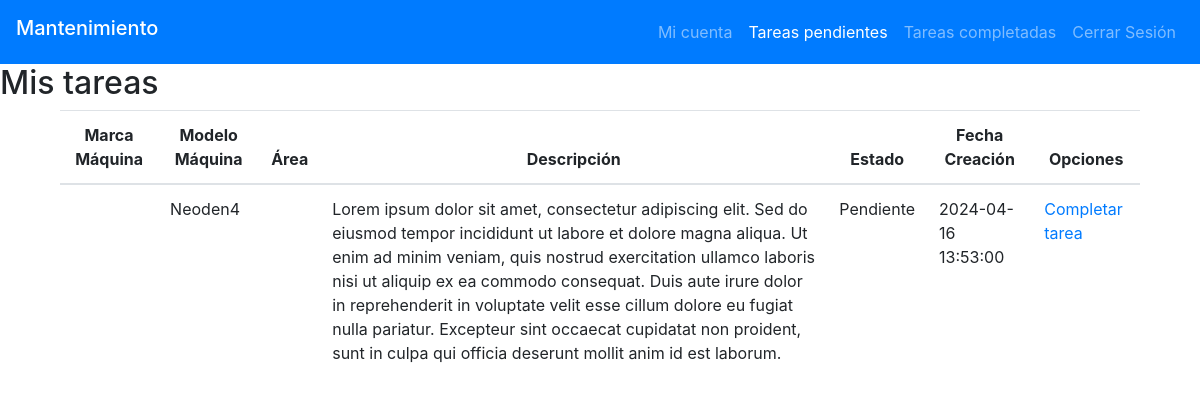
The page /page_plastInnova/colab/tasks.php (signed in) on the database as committed earlier.
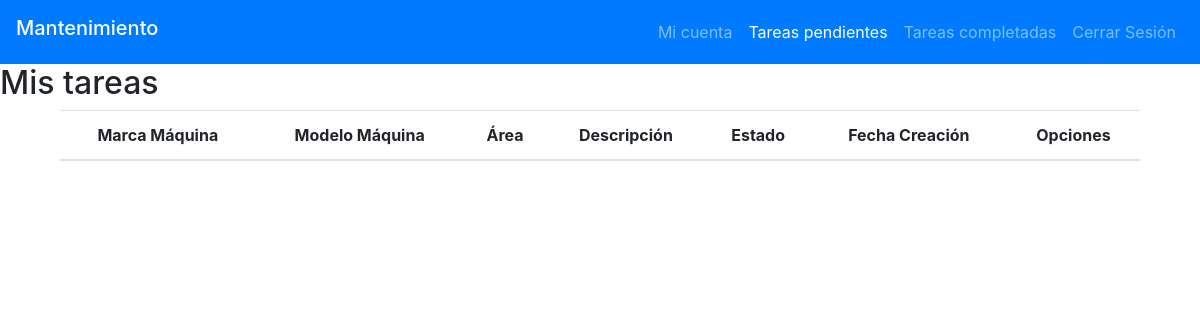
The same page on the database as committed later.
### tables this page shows
CREATE TABLE `machines` (
  `id` int(11) NOT NULL,
  `state` varchar(10) NOT NULL,
  `brand` varchar(30) NOT NULL,
  `model` varchar(30) NOT NULL,
  `serial_number` varchar(60) NOT NULL,
  `machine_number` int(10) NOT NULL,
  `description` varchar(60) NOT NULL,
  `technical_sheet` varchar(60) NOT NULL,
  `image_path` varchar(50) NOT NULL,
  `id_area` varchar(20) NOT NULL
);

CREATE TABLE `tasks` (
  `id` int(20) NOT NULL,
  `state` varchar(10) NOT NULL,
  `priority` varchar(10) NOT NULL,
  `id_area` varchar(20) NOT NULL,
  `id_machine` int(11) NOT NULL,
  `id_collaborator` int(11) NOT NULL,
  `creation_task` datetime NOT NULL,
  `finalization_task` datetime NOT NULL,
  `description_task` text NOT NULL,
  `job_description` text NOT NULL,
  `images_job` varchar(60) NOT NULL,
  `images_task` varchar(60) NOT NULL,
  `assigned` varchar(5) NOT NULL
);

### htdocs/page_plastInnova/colab/tasks.php (the view, shortened to what this page needs)
<?php
    include("../php/connect.php");
    $query1 = "SELECT *
            FROM tasks T
            WHERE T.id_collaborator = '" . $_SESSION['id'] . "'
            AND T.state='active'
            AND T.assigned='Yes'";
    $data1 = $conn->query($query1);
?>
<!DOCTYPE html>
<html lang="es">
<head>
    <link rel="stylesheet" href="https://cdn.jsdelivr.net/npm/bootstrap@4.5.3/dist/css/bootstrap.min.css">
</head>
<body>
    <header>
        <nav class="navbar navbar-expand-lg navbar-dark bg-primary">
            <h2 class="navbar-brand">Mantenimiento</h2>
            <section class="collapse navbar-collapse" id="navbarNav">
            <ul class="navbar-nav ml-auto">
                    <li class="nav-item">
                        <a class="nav-link" href="personal_page.php">Mi cuenta</a>
                    </li>
                    <li class="nav-item active">
                        <a class="nav-link" href="tasks.php">Tareas pendientes</a>
                    </li>
                    <li class="nav-item">
                        <a class="nav-link" href="tasks_completed.php">Tareas completadas</a>
                    </li>
                    <li class="nav-item">
                        <a class="nav-link" href="../php/close_sesion.php">Cerrar Sesión</a>
                    </li>
                </ul>
            </section>
        </nav>
    </header>
    <section id="tasks_list">
        <h2>Mis tareas</h2>
        <section class="container">
            <section class="col-sm-12 col-md-12 col-lg-12">
                <section class="table-responsive table-hover" id="tablaConsulta">
                    <table class="table">
                        <thead class="text.muted">
                            <th class="text-center">Marca Máquina</th>
                            <th class="text-center">Modelo Máquina</th>
                            <th class="text-center">Área</th>
                            <th class="text-center">Descripción</th>
                            <th class="text-center">Estado</th>
                            <th class="text-center">Fecha Creación</th>
                            <th class="text-center">Opciones</th>
                        </thead>
                        <tbody>
                            <tr>
                                <?php while($row1 = $data1->fetch_assoc()){
                                    $query2 = "SELECT *
                                    FROM machines M
                                    WHERE M.id = '" . $row1['id_machine'] . "'";
                                $data2 = mysqli_query($conn, $query2);
                                while($row2 = mysqli_fetch_array($data2) ){
                                ?>
                                <td><?php echo $row2['marca'];?></td>
                                <td><?php echo $row2['model'];?></td>
                                <td><?php echo $row1['area'];?></td>
                                <td><?php echo $row1['description_task'];?></td>
                                <td><?php echo ($row1['state'] == 'active') ? "Pendiente" : $row1['state'];?></td>
                                <td><?php echo $row1['creation_task'];?></td>
                                <td><a href="<?php echo "../form_task_complete.php?id-task=".$row1['id']."&name-machine=".$row2['model']."&id-machine=".$row2['id']?>">Completar tarea</a></td>
                            </tr>
                                <?php }}?>
                        </tbody>
                    </table>
                </section>
            </section>
        </section>
    </section>
</body>
</html>

Rows that differ between the two databases and show on the page:
removed tasks: description_task "Lorem ipsum dolor sit amet, consectetur adipiscing elit. Sed do eiusmod tempor incididunt ut labore et dolore magna aliqua. Ut enim ad minim veniam, quis nostrud exercitation ullamco laboris nisi ut aliquip ex ea commodo consequat. Duis aute irure dolor in reprehenderit in voluptate velit esse cillum dolore eu fugiat nulla pariatur. Excepteur sint occaecat cupidatat non proident, sunt in culpa qui officia deserunt mollit anim id est laborum.", creation_task "2024-04-16 13:53:00"
no longer on this page (row unchanged): machines: model "Neoden4"
